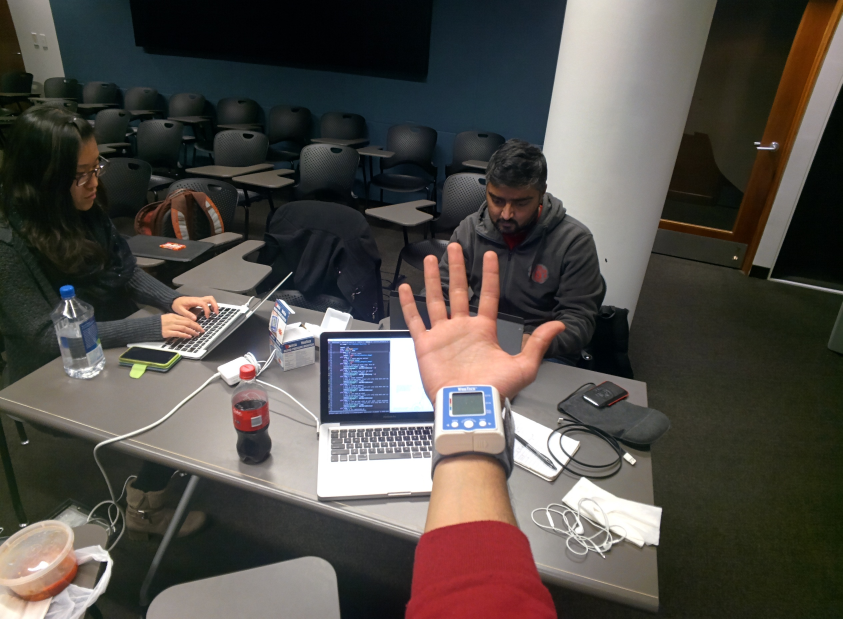
#> input picture hand_detection/hand_small.jpg, 2528 x 1856 px (shown at 1/3 size)
$ python test_haarcascade.py   (Python 2 division)
#> lines starting #> are read from the running program, lines starting #| are printed output that depends on the picture; after the words box and inside, x2 and y2 are one past the last pixel; in counts of white or black regions, pixels touching at a corner belong together
import cv2
import numpy as np

hand_cascade = cv2.CascadeClassifier('HandCascade1.xml')

frame = cv2.imread('hand_small.jpg', cv2.IMREAD_COLOR)
#> frame is the input picture: shape (1856, 2528, 3); mean B, G, R 72.2, 77, 81.5
HEIGHT, WIDTH, _ = frame.shape
#> HEIGHT = 1856; WIDTH = 2528
frame = cv2.resize(frame, (WIDTH/3,HEIGHT/3))
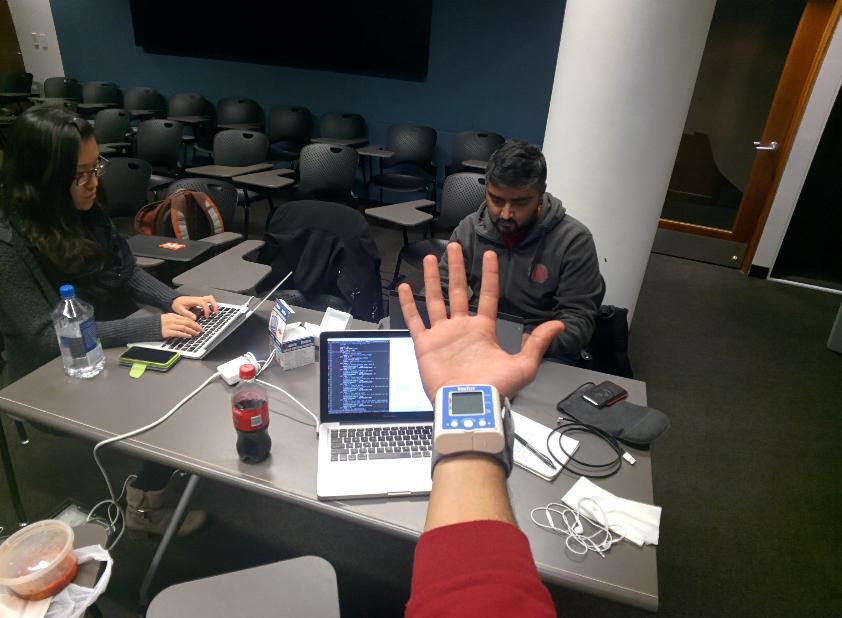
#> frame: shape (618, 842, 3); mean B, G, R 72.1, 76.9, 81.4
gray = cv2.cvtColor(frame, cv2.COLOR_BGR2GRAY)
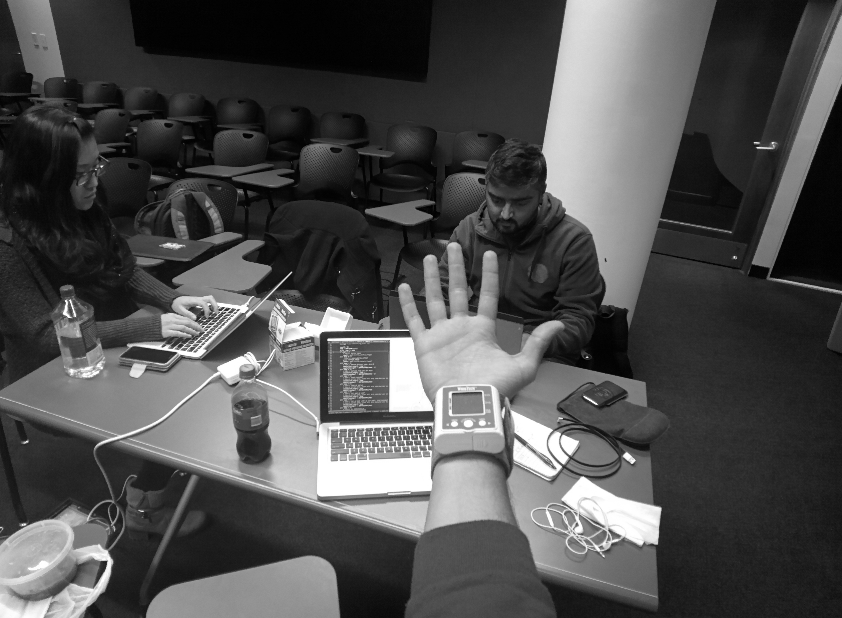
#> gray: shape (618, 842); min 0, max 255, mean 77.7

hands = hand_cascade.detectMultiScale(gray, 1.3, 10)
#> hands = ()

for (x,y,w,h) in hands:
	cv2.rectangle(gray,(x,y),(x+w,y+h),(255,0,0),2)
#> this loop made 0 passes

cv2.imshow('hand', gray)
cv2.waitKey(0)
cv2.destroyAllWindows()

$ run again, with hand_detection/hand.jpg copied over hand_detection/hand_small.jpg
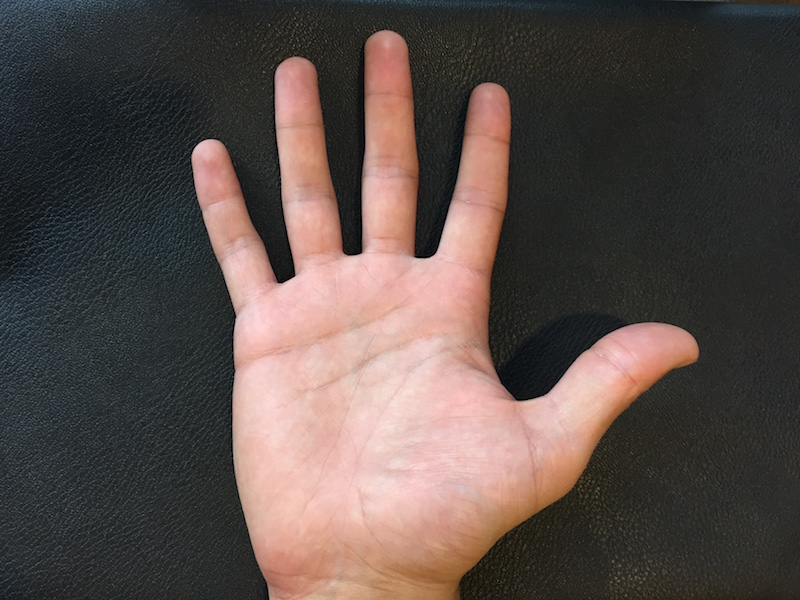
#> input picture hand_detection/hand.jpg, 800 x 600 px
#> frame is the input picture: shape (600, 800, 3); mean B, G, R 73.4, 77.7, 90.4
#> frame: shape (200, 266, 3)
#> `gray = cv2.cvtColor(frame, cv2.COLOR_BGR2GRAY)`:
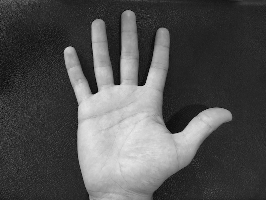
#> gray: shape (200, 266); min 1, max 233, mean 81.1
#> hands = [[56, 14, 139, 139]]
#> the loop `for (x,y,w,h) in hands:` made 1 pass
#> after the loop `for (x,y,w,h) in hands:`:
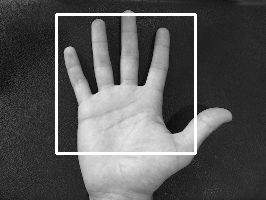
#> gray: shape (200, 266); 3.13% of pixels changed, all inside (x1, y1, x2, y2) = (55, 13, 197, 155)

$ run again, with hand_detection/hand_large.jpg copied over hand_detection/hand_small.jpg
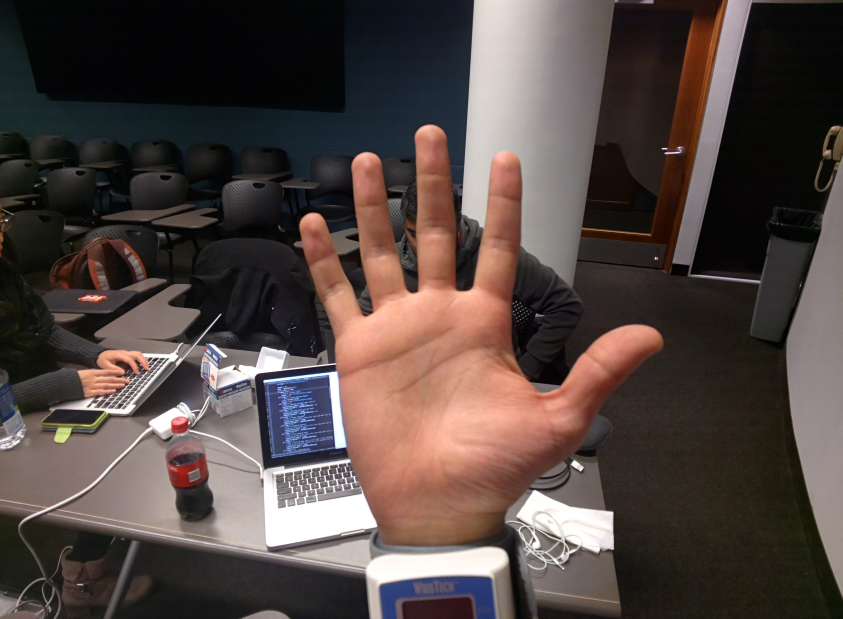
#> input picture hand_detection/hand_large.jpg, 2528 x 1856 px (shown at 1/3 size)
#> frame is the input picture: shape (1856, 2528, 3); mean B, G, R 66.3, 70.1, 82.7
#> `frame = cv2.resize(frame, (WIDTH/3,HEIGHT/3))`:
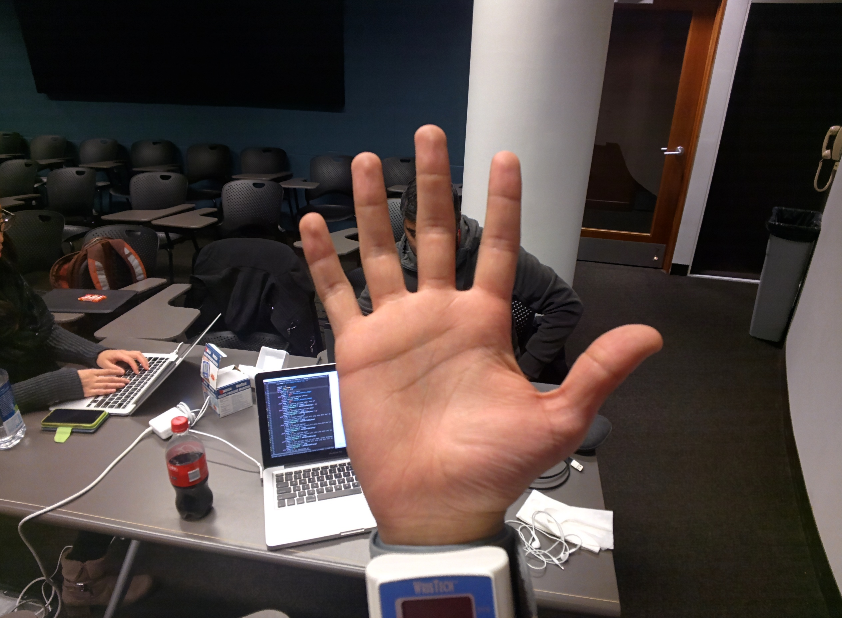
#> frame: shape (618, 842, 3); mean B, G, R 66.2, 70, 82.5
#> `gray = cv2.cvtColor(frame, cv2.COLOR_BGR2GRAY)`:
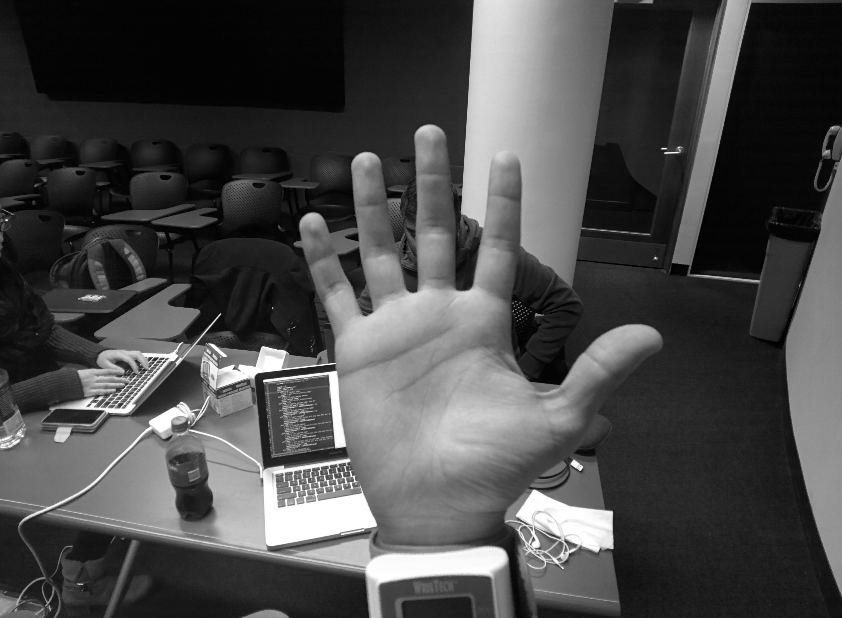
#> gray: shape (618, 842); min 0, max 255, mean 73.3
#> hands = ()
